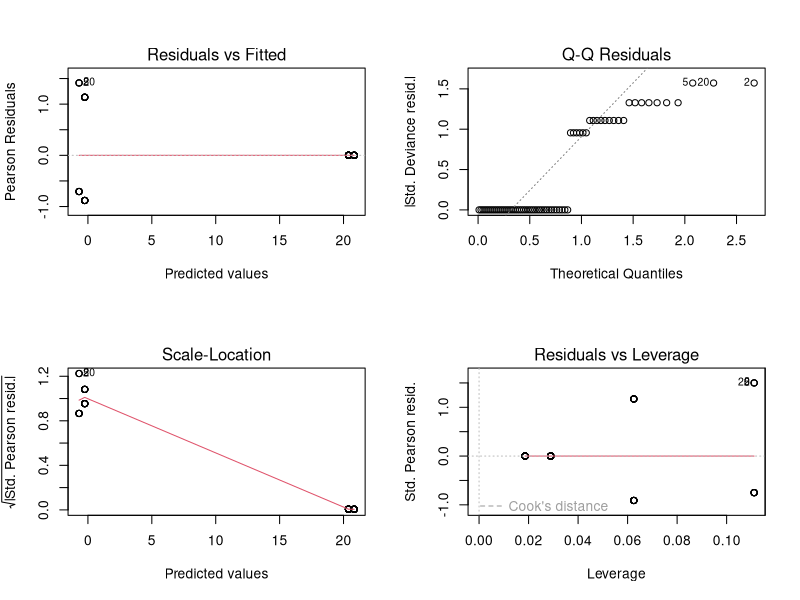
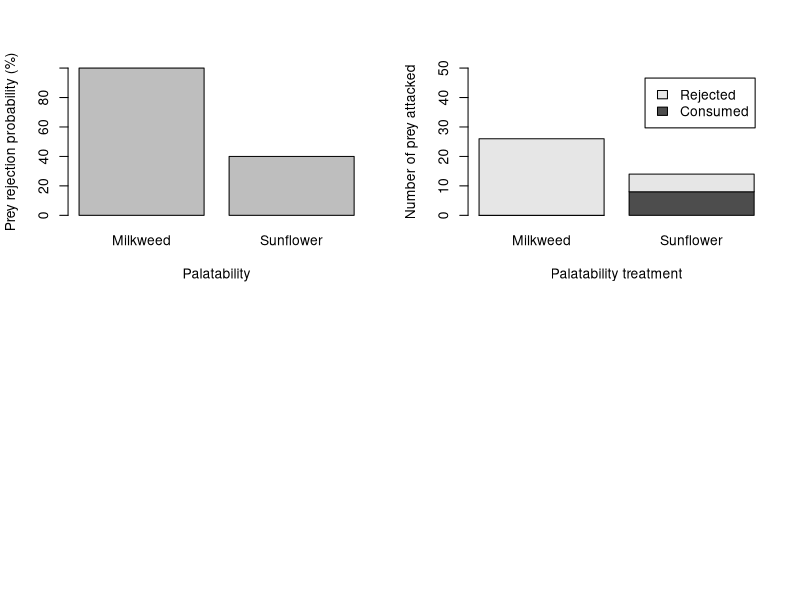

The R source for these figures, in order: (Note: this script raises an error after producing the figures.)
#~~~~~~~~~~~~~~~~~~~~~~~~~~~~~~~~~~~~~~~~~~~~~~~~~~~~~~~~~~~~~~~~~~~~~~~~~~~~~~~~~~~~~~~~~~~~~~~~~~~~~~~~~~~~~~~~~~~~~~~~~~~~~~~~~~~~~~~
#	 Malika IHLE      malika_ihle@hotmail.fr
#  data analysis
#	 Start : 18 march 2019
#	 last modif : 20190318
#	 commit: first
#~~~~~~~~~~~~~~~~~~~~~~~~~~~~~~~~~~~~~~~~~~~~~~~~~~~~~~~~~~~~~~~~~~~~~~~~~~~~~~~~~~~~~~~~~~~~~~~~~~~~~~~~~~~~~~~~~~~~~~~~~~~~~~~~~~~~~~~


rm(list = ls(all = TRUE))

# packages
library(lme4)
library(arm)
library(ggplot2)
library(here)


# load data
AllAttacks <- read.csv(file="3_ExtractedData/AllAttacks/AllAttacks_Bug.csv", header=TRUE, sep=",")
FirstAttacks <- read.csv(file = "3_ExtractedData/FirstAttacks/FirstAttacks_Bug.csv", header=TRUE, sep=",")

AllAttacks$rowID <- 1:nrow(AllAttacks)

head(AllAttacks)    
head(FirstAttacks)




# model drop rate 
# question 2 (confirmatory): are MW Bug more likely to be dropped?
# --> yes, *******
# question 3 (exploratory): are Bug from a certain color more likely to be dropped?
# --> no
# question 4 (exploratory): are MW Bugs always dropped
# yes


mod2 <- glm (DropYN ~ AttackedColor + AttackedPalatabilityTreatment  #+ (1|FID)
             ,family = 'binomial', data = AllAttacks)
summary(mod2) ## <<<<<< super weird P value for ultra significant effect >>>>>>>>>>>>>> use LRT drop1 function
drop1(mod2, test="Chisq")
par(mfrow=c(2,2))
plot(mod2)  ## I believe test not valid as residual variance super heteroscedastic

#sunflowerplot(AllAttacks$DropYN,AllAttacks$AttackedBugPalatability)
contingency_tbl <- table(AllAttacks$Fate,AllAttacks$AttackedPalatabilityTreatment) # dropping rate of milkweed Bug = 100%, SF bugs = 40%
chisq.test(table(AllAttacks$Fate,AllAttacks$AttackedPalatability))
chisq.test(table(AllAttacks$Fate,AllAttacks$AttackedColor))
  ## not pseureplicated
fisher.test(table(FirstAttacks$Fate,FirstAttacks$AttackedPalatability))
fisher.test(table(FirstAttacks$Fate,FirstAttacks$AttackedColor))
contingency_tbl <- table(FirstAttacks$Fate,FirstAttacks$AttackedPalatabilityTreatment)

## not pseureplicated - one tailed test as preregistered
fisher.test(table(FirstAttacks$Fate,FirstAttacks$AttackedPalatability), alternative ="less")
fisher.test(table(FirstAttacks$Fate,FirstAttacks$AttackedColor))



# model delay
# question 1 (exploratory): delay to first attack longer if attack the bitrex Bug?
# no, effect according to expectation = palatable Bug attacked first were attacked after a shorter delay than MW Bugs attacked first

mod3 <- lm(DelayToAttack ~ AttackedPalatabilityTreatment, data = FirstAttacks)
summary(mod3)
drop1(mod3, test="Chisq")



# Several Opetions for figure drop rate

par(mfrow=c(2,2))
barplot(c(100,40),
        ylim = c(0,100),
        xlab="Palatability",
        ylab= "Prey rejection probability (%)",
        names.arg = c("Milkweed", "Sunflower")
)

barplot(contingency_tbl,
        ylim = c(0,50),
        xlab="Palatability treatment",
        ylab= "Number of prey attacked",
        names.arg = c("Milkweed", "Sunflower"),
        legend = rownames(contingency_tbl)
)

contingency_tbl
tbl_ggplot <- data.frame(Palatability = c('Milkweed', 'Milkweed', 'Sunflower', 'Sunflower'),
                         Outcome = c('Rejected', 'Consumed', 'Rejected', 'Consumed'),
                         #Count = c(41,0,10,15) # pseudoreplicated
                         Count = c(26,0,6,8))


BugAttack_dr <- ggplot(tbl_ggplot, aes(x=Palatability, y=Count, fill=Outcome)) + 
  geom_bar(stat="identity")+
  labs(y = "Number of prey rejected or consumed after attack", x = 'Palatability treatment')+      
  scale_x_discrete(labels=c("Milkweed", "Sunflower"))  +
  theme_classic() +
  scale_fill_manual("legend", values = c("Consumed" = "grey", "Rejected" = "black"))  +
  theme(panel.border = element_rect(colour = "black", fill=NA),
        legend.title=element_blank(),
        legend.position = c(0.75,0.75))#+
#guides(fill = guide_legend(label.hjust = 6)) # only working for one of the two keys...




setEPS() 
pdf(paste(here(), "5_Figures/DropRate/FigBugDR.pdf",sep="/"), height=5, width=3.3)
BugAttack_dr
dev.off()
